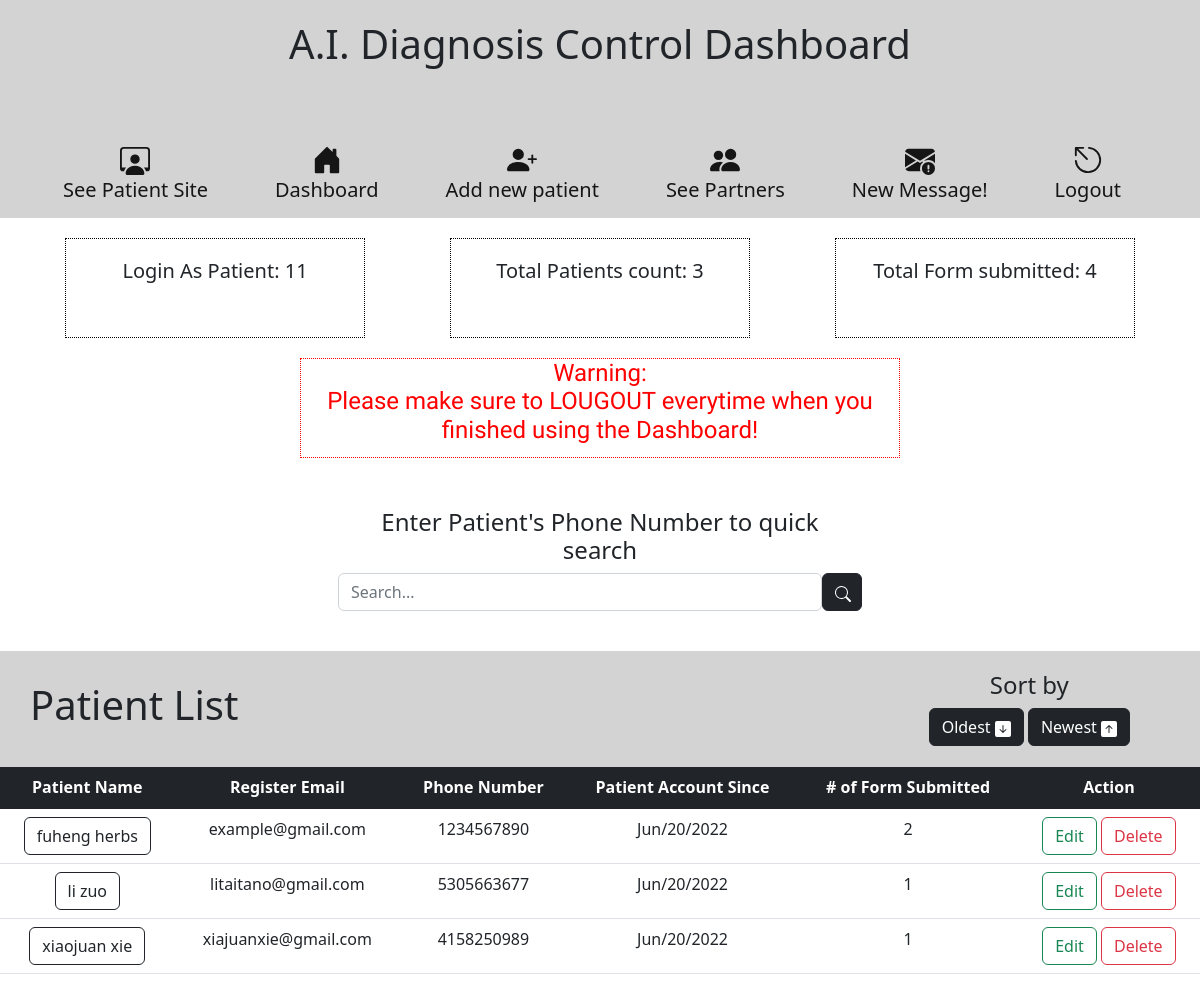
Page /host/oldest (signed in) on the earlier database version.
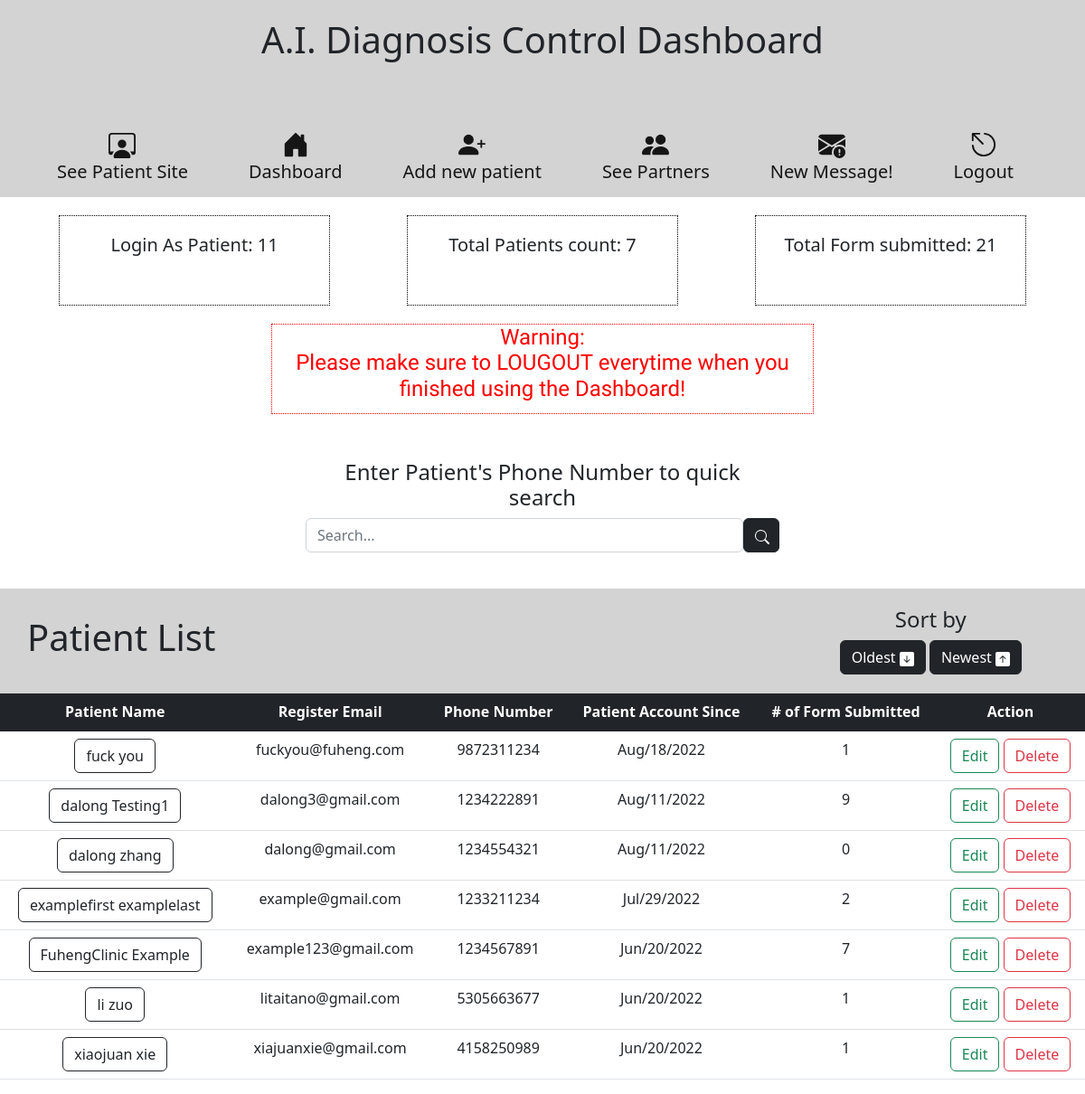
Same page on the later database version.
### firstTrial/models.py (models this page shows)
class Patient(models.Model):
    firstName = models.CharField(max_length=45)
    lastName = models.CharField(max_length=45)
    email = models.EmailField(max_length=70)
    password = models.CharField(max_length=255)
    sex = models.CharField(max_length=20)
    date_of_birth = models.DateField(null=False, blank=False)
    phone_number = models.CharField( max_length=10)
    insurance = models.CharField(max_length=45)
    insuranceId = models.CharField(max_length=45)
    hearUs = models.CharField(max_length=45)
    referByFriend = models.CharField(max_length=105)
    created_at = models.DateTimeField(auto_now_add=True)
    updated_at = models.DateTimeField(auto_now=True)
    objects = PatientManager()

### firstTrial/views.py (the view)
# urls.py: path('host/oldest', views.host_portal_oldest),
def host_portal_oldest(request):
    if 'auth' not in request.session:
        return redirect("/host")
    else:
        context={
            "all_patients": Patient.objects.order_by("-created_at"),
            "all_forms": PatientForm.objects.all(),
        }
        return render(request, "host.html", context)

### firstTrial/templates/host.html (shortened to what the changed rows need)
<!DOCTYPE html>
<html lang="en">
<head>
    <meta name="viewport" content="width=device-width, initial-scale=1.0"> {% load static %}
    <link rel="stylesheet" href="{% static 'css/style.css' %}">
    <link href="https://cdn.jsdelivr.net/npm/bootstrap@5.1.3/dist/css/bootstrap.min.css" rel="stylesheet">
    <link href="https://cdn.jsdelivr.net/npm/bootstrap@5.2.0/dist/css/bootstrap.min.css" rel="stylesheet">
    <link href="https://getbootstrap.com/docs/5.2/assets/css/docs.css" rel="stylesheet">
</head>
<body>
    <center class="dashboard-header">
        <div class="host-header">
            <h1>A.I. Diagnosis Control Dashboard</h1>
        </div>
    </center>
    <center style="display: flex; justify-content: space-evenly;">
        <div style="border: 1px dotted black; width:300px; height: 100px;margin:20px; padding:20px">
            <h5>Total Patients count: {{all_patients.count}}</h5>
        </div>
        <div style="border: 1px dotted black; width:300px; height: 100px;margin:20px; padding:20px">
            <h5>Total Form submitted: {{all_forms.count}}</h5>
        </div>
    </center>
    <div style="display:flex; margin-top: 30px; padding: 20px; justify-content:space-between; background-color: lightgrey;">
        <h1 style="padding: 10px;">Patient List</h1>
    </div>
    <table class="table table-hover" style="text-align:center ;">
        <thead>
            <tr class="table-dark">
                <th>Patient Name</th>
                <th>Register Email</th>
                <th>Phone Number</th>
                <th>Patient Account Since</th>
                <th># of Form Submitted</th>
                <th>Action</th>
            </tr>
        </thead>
        <tbody>
            {% for patient in all_patients %}
            <tr>
                <td><a class="btn btn-outline-dark" href="/patient/{{patient.id}}/detail">{{patient.firstName}} {{patient.lastName}}</a> </td>
                <td>{{patient.email}}</td>
                <td>{{patient.phone_number}}</td>
                <td>{{patient.created_at|date:"M/d/Y"}}</td>
                <td>{{patient.patientForm.count}}</td>
                <td>
                    <a class="btn btn-outline-success" href="/host/{{patient.id}}/settings" target="_blank">Edit</a>
                    <a class="btn btn-outline-danger" href="/patient/{{patient.id}}/delete">Delete</a>
                </td>
            </tr>
            {% endfor %}
        </tbody>
    </table>
</body>
</html>

Differences in the rows shown:
added Patient: firstName "fuck", lastName "you", email "fuckyou@fuheng.com", phone_number "9872311234", created_at "Aug/18/2022", patientForm.count "1"
added Patient: firstName "dalong", lastName "Testing1", email "dalong3@gmail.com", phone_number "1234222891", created_at "Aug/11/2022", patientForm.count "9"
added Patient: firstName "dalong", lastName "zhang", email "dalong@gmail.com", phone_number "1234554321", created_at "Aug/11/2022", patientForm.count "0"
added Patient: firstName "examplefirst", lastName "examplelast", email "example@gmail.com", phone_number "1233211234", created_at "Jul/29/2022", patientForm.count "2"
changed Patient: firstName "fuheng" → "FuhengClinic"; lastName "herbs" → "Example"; email "example@gmail.com" → "example123@gmail.com"; phone_number "1234567890" → "1234567891"; patientForm.count "2" → "7"
Other differences:
{{ all_patients.count }}: "3" → "7"
{{ all_forms.count }}: "4" → "21"
